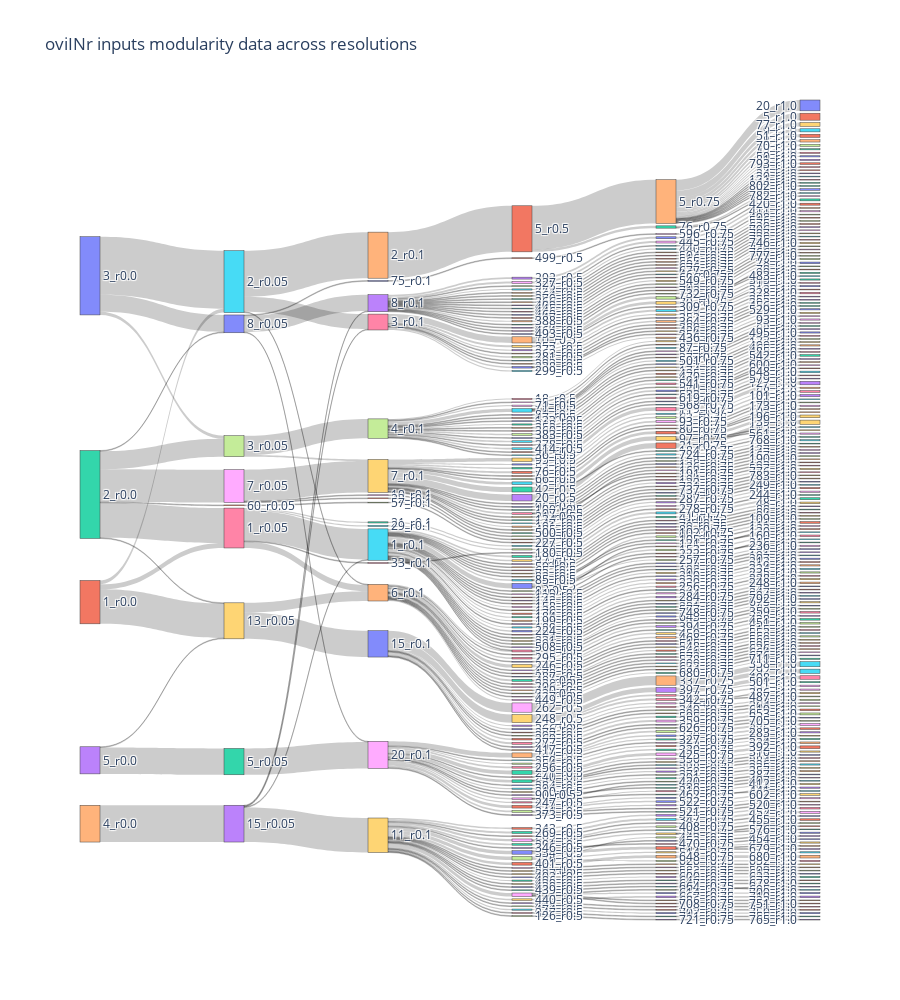

The code cell stored with this chart in its notebook:
### Code cell
import plotly.graph_objects as go

fig = go.Figure(data=[go.Sankey(
    node = dict(
        pad = 15,
        thickness=20,
        #line=dict(color='blue', width=0.5),
        label = nodes,
        #color='green'
    ),
    link = dict(
        source= links_dict['source'],
        target = links_dict['target'],
        value = links_dict['value']
    )
    
)
])
fig.update_layout(title='oviINr inputs modularity data across resolutions', height=1000)
fig.show()

### Figure 1 — Plotly figure (JSON) as saved in the notebook; plotly's stock layout.template omitted (floating-point values rounded to 4 significant figures; data arrays with more than 128 entries replaced by an {"elided": "..."} marker saying what was removed)
{"data": [{"link": {"source": {"elided": "632 int values"}, "target": {"elided": "632 int values"}, "value": {"elided": "632 int values"}}, "node": {"label": {"elided": "623 str values"}, "pad": 15, "thickness": 20}, "type": "sankey"}], "layout": {"height": 1000, "title": {"text": "oviINr inputs modularity data across resolutions"}}}
